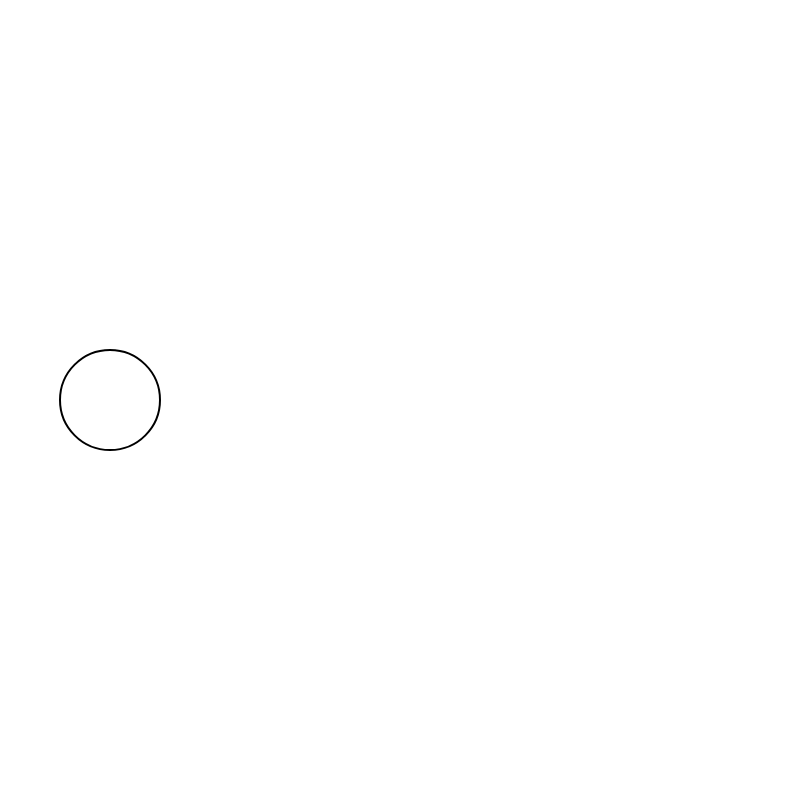
Frame 1 (no input)
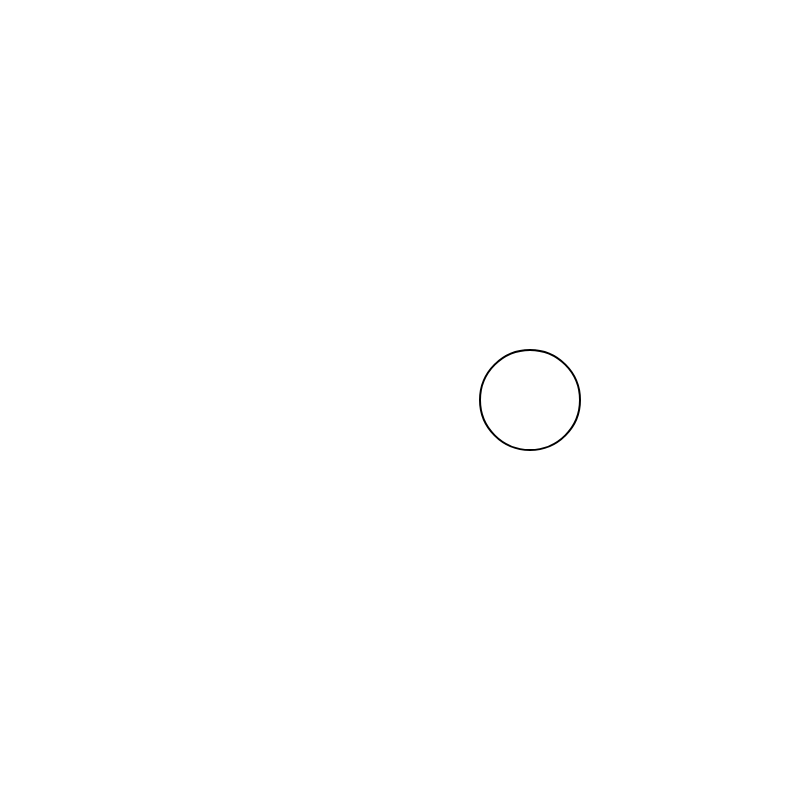
Frame 60 (no input)
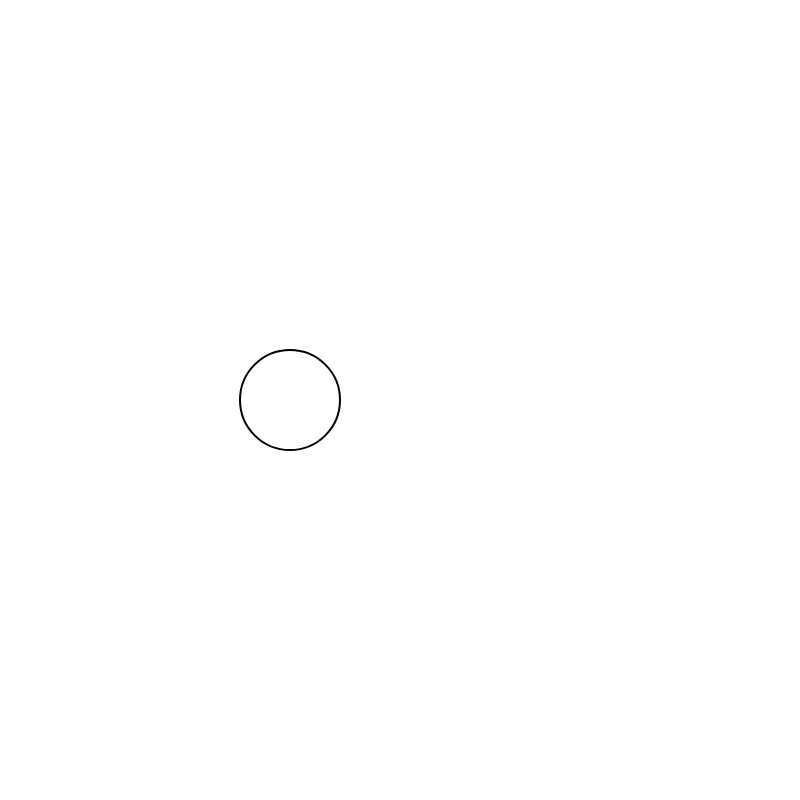
Frame 120 (the mouse pressed at the canvas centre since frame 60)

The p5.js sketch that drew these frames (run headless with seeded random() and noise() and a simulated clock; from frame 60 on, the mouse is pressed at the canvas centre):

// p5.js sketch
// ── sketch.js
function setup()
{
  createCanvas(800,800);
  //noFill();
  strokeWeight(2);
}
var w=800, x=100,speed=10;

function draw()
{
  translate(0,200);
   clear();
   x = x+speed;
   ellipse(x,200,100,100);
   x=x+speed;
   if(x>700)
    {
      speed = speed - 1;
    }
    else if (x<1)
    {
      speed = speed + 1;
    }
    /*if(x<1)
    {
      speed=speed+1;
    }
    if(x>799)
    {
      speed= speed-1;
    }*/
}
